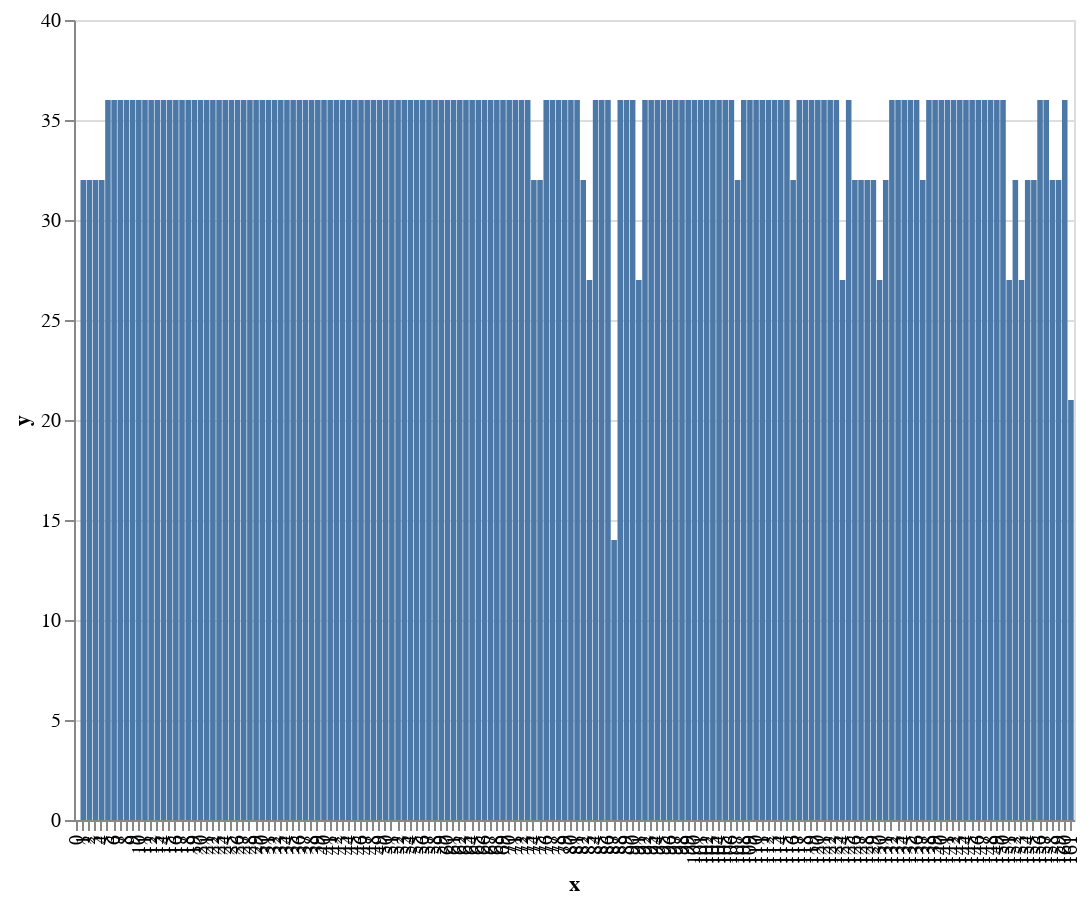

This figure's notebook cell:
### Code cell
(dv::bar-plot (ad::get-quality-data seqp))

### Figure 1 — Vega-Lite specification as saved in the notebook (floating-point values rounded to 4 significant figures; data arrays with more than 128 entries replaced by an {"elided": "..."} marker saying what was removed)
{"$schema": "https://vega.github.io/schema/vega-lite/v5.json", "data": {"values": {"elided": "162 records"}}, "encoding": {"x": {"field": "x", "type": "ordinal"}, "y": {"field": "y", "type": "quantitative"}}, "height": 400, "mark": "bar", "width": 500}
